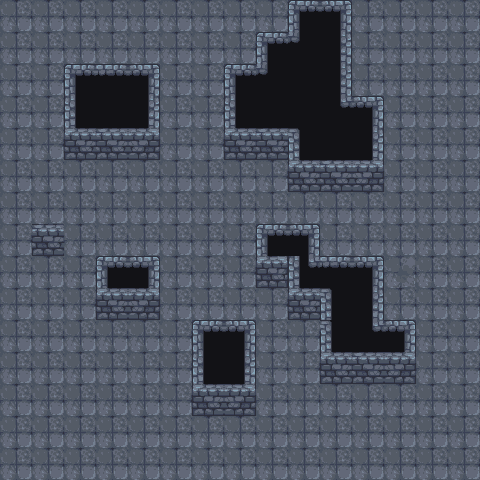

A 2D game scene composited from a Tiled map and its tileset images. What follows is a short description and the map's XML, with every tile layer's data as written:
An orthogonal 15x15 tile map with 32x32 px tiles, 2 tile layers (Floor, Walls), 1 hidden layer not drawn, 6 tilesets.

<map version="1.10" tiledversion="1.12.2" orientation="orthogonal" renderorder="right-down" width="15" height="15" tilewidth="32" tileheight="32" infinite="0" nextlayerid="9" nextobjectid="113">
 <tileset firstgid="1" source="tilesets/tileset-dungeon.tsx" />
 <tileset firstgid="109" source="tilesets/props-animated.tsx" />
 <tileset firstgid="144" source="tilesets/objects-overlay.tsx" />
 <tileset firstgid="164" source="tilesets/items-animated.tsx" />
 <tileset firstgid="172" source="tilesets/items-static.tsx" />
 <tileset firstgid="181" source="tilesets/props-static.tsx" />
 <layer id="1" name="Floor" width="15" height="15">
  <data encoding="csv">
38,38,38,38,38,38,38,38,38,38,38,38,38,38,38,
38,38,38,38,38,38,38,38,38,38,38,38,38,38,38,
38,38,38,38,38,38,38,38,38,38,38,38,38,38,38,
38,38,38,38,38,38,38,38,38,38,38,41,38,38,38,
38,38,38,38,38,38,38,38,38,38,38,38,38,38,38,
38,38,38,38,38,38,38,38,38,38,38,38,38,38,38,
38,38,38,38,38,38,38,38,38,38,38,38,38,38,38,
38,38,38,38,38,38,38,38,38,38,38,38,38,38,38,
38,38,38,38,38,38,38,38,38,38,38,38,26,38,38,
38,38,38,38,38,38,38,38,38,38,38,38,38,38,38,
38,38,38,38,38,38,38,38,38,38,38,38,38,38,38,
38,38,38,38,38,38,38,38,38,38,38,38,38,38,38,
38,38,38,38,38,38,38,38,38,38,38,38,38,38,38,
38,38,38,38,38,38,38,38,38,38,38,38,38,38,38,
38,38,38,38,38,38,38,38,38,38,38,38,38,38,38
</data>
 </layer>
 <layer id="8" name="Walls" width="15" height="15">
  <data encoding="csv">
0,0,0,0,0,0,0,0,0,7,9,0,0,0,0,
0,0,0,0,0,0,0,0,7,54,21,0,0,0,0,
0,0,7,8,9,0,0,7,54,20,21,0,0,0,0,
0,0,19,20,21,0,0,19,20,20,49,9,0,0,0,
0,0,31,32,33,0,0,31,32,6,20,21,0,0,0,
0,0,0,0,0,0,0,0,0,31,32,33,0,0,0,
0,0,0,0,0,0,0,0,0,0,0,0,0,0,0,
0,32,0,0,0,0,0,0,7,9,0,0,0,0,0,
0,0,0,7,9,0,0,0,34,24,8,9,0,0,0,
0,0,0,31,33,0,0,0,0,31,6,21,0,0,0,
0,0,0,0,0,0,7,9,0,0,6,49,9,0,0,
0,0,0,0,0,0,19,21,0,0,31,32,33,0,0,
0,0,0,0,0,0,31,33,0,0,0,0,0,0,0,
0,0,0,0,0,0,0,0,0,0,0,0,0,0,0,
0,0,0,0,0,0,0,0,0,0,0,0,0,0,0
</data>
 </layer>
 <layer id="6" name="Props Layer" width="15" height="15" visible="0" locked="1">
  <data encoding="csv">
0,0,0,0,0,0,0,0,0,0,0,0,0,0,0,
0,0,0,0,0,0,0,0,0,0,0,0,0,0,0,
0,0,0,0,0,0,0,0,0,0,0,0,0,0,0,
0,0,0,0,0,0,0,0,0,0,0,0,0,0,0,
0,0,0,0,0,0,0,0,0,0,0,0,0,0,0,
0,0,0,0,0,0,0,0,0,0,0,0,0,0,0,
0,0,0,0,0,0,0,0,0,0,0,0,0,0,0,
0,0,0,0,0,0,0,0,0,0,0,0,0,0,0,
0,0,0,0,0,0,0,0,0,0,0,0,0,0,0,
0,0,0,0,0,0,0,0,0,0,0,0,0,0,0,
0,0,0,0,0,0,0,0,0,0,0,0,0,0,0,
0,0,0,0,0,0,0,0,0,0,0,0,0,0,0,
0,0,0,0,0,0,0,0,0,0,0,0,0,0,0,
0,0,0,0,0,0,0,0,0,0,0,0,0,0,0,
0,0,0,0,0,0,0,0,0,0,0,0,0,0,0
</data>
 </layer>
 <objectgroup id="7" name="Shadows Layer" visible="0" locked="1" />
 <objectgroup id="4" name="Overlay Layer" visible="0" locked="1" />
 <objectgroup id="5" name="Items Layer" visible="0" locked="1" />
</map>
